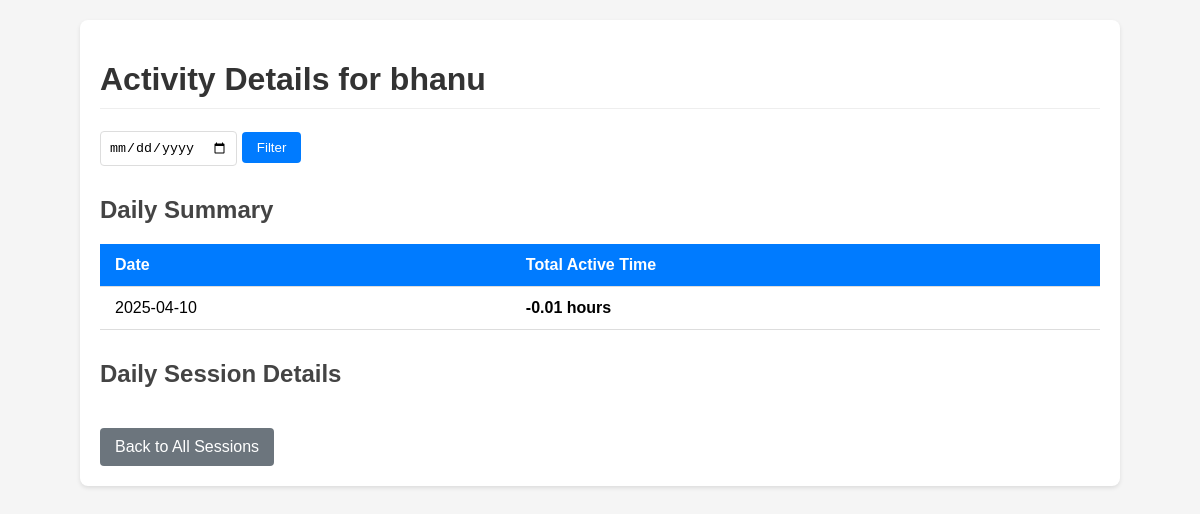
/user-activity/bhanu, run on the app's committed database.
### tables this page shows
CREATE TABLE daily_activity
                (date TEXT,
                 username TEXT,
                 total_active_seconds INTEGER,
                 PRIMARY KEY (date, username));

### app.py (the view, shortened to what this page needs)
@app.route('/user-activity/<username>')
def user_activity(username):
    selected_date = request.args.get('date')
    conn = sqlite3.connect('faces.db')
    c = conn.cursor()
    if selected_date:
        c.execute("""SELECT date, login_time, logout_time, duration_seconds
                   FROM session_details
                   WHERE username = ? AND date = ?
                   ORDER BY login_time DESC""", (username, selected_date))
    else:
        c.execute("""SELECT date, login_time, logout_time, duration_seconds
                   FROM session_details
                   WHERE username = ?
                   ORDER BY login_time DESC""", (username,))
    sessions = c.fetchall()
    if selected_date:
        c.execute("""SELECT date, total_active_seconds
                   FROM daily_activity
                   WHERE username = ? AND date = ?
                   ORDER BY date DESC""", (username, selected_date))
    else:
        c.execute("""SELECT date, total_active_seconds
                   FROM daily_activity
                   WHERE username = ?
                   ORDER BY date DESC""", (username,))
    daily_totals = c.fetchall()
    conn.close()
    sessions_by_date = {}
    return render_template('user_activity.html',
                         username=username,
                         sessions_by_date=sessions_by_date,
                         daily_totals=daily_totals,
                         selected_date=selected_date)

### templates/user_activity.html (shortened to what this page needs)
<!DOCTYPE html>
<html lang="en">
<head>
</head>
<body>
    <div class="container">
        <h1>Activity Details for {{ username }}</h1>
        <div class="date-filter">
            <form method="get" action="">
                <input type="date" name="date" value="{{ selected_date if selected_date else '' }}">
                <button type="submit">Filter</button>
            </form>
        </div>
        <h2>Daily Summary</h2>
        <table>
            <thead>
                <tr>
                    <th>Date</th>
                    <th>Total Active Time</th>
                </tr>
            </thead>
            <tbody>
                {% for date, seconds in daily_totals %}
                <tr>
                    <td>{{ date }}</td>
                    <td class="duration">{{ (seconds / 3600)|round(2) }} hours</td>
                </tr>
                {% endfor %}
            </tbody>
        </table>
        <h2>Daily Session Details</h2>
        <a href="/sessions" class="back-btn">Back to All Sessions</a>
    </div>
</body>
</html>

### templates/user_activity.html (style rules this page uses)
body { font-family: Arial, sans-serif; margin: 0; padding: 20px; background-color: #f5f5f5; }
.container { max-width: 1000px; margin: 0 auto; background: white; padding: 20px; border-radius: 8px; box-shadow: 0 2px 4px rgba(0,0,0,0.1); }
h1 { color: #333; border-bottom: 1px solid #eee; padding-bottom: 10px; }
h2 { color: #444; margin-top: 30px; }
table { width: 100%; border-collapse: collapse; margin-top: 15px; }
th, td { padding: 12px 15px; text-align: left; border-bottom: 1px solid #ddd; }
th { background-color: #007bff; color: white; }
.back-btn { display: inline-block; margin-top: 20px; padding: 10px 15px; background-color: #6c757d; color: white; text-decoration: none; border-radius: 4px; }
.duration { font-weight: bold; }
.date-filter { margin: 20px 0; display: flex; gap: 10px; align-items: center; }
.date-filter input[type="date"] { padding: 8px; border: 1px solid #ddd; border-radius: 4px; }
.date-filter button { padding: 8px 15px; background-color: #007bff; color: white; border: none; border-radius: 4px; cursor: pointer; }

### data on the page
daily_activity: username "bhanu", date "2025-04-10", (seconds/3600)|round(2) "-0.01"
